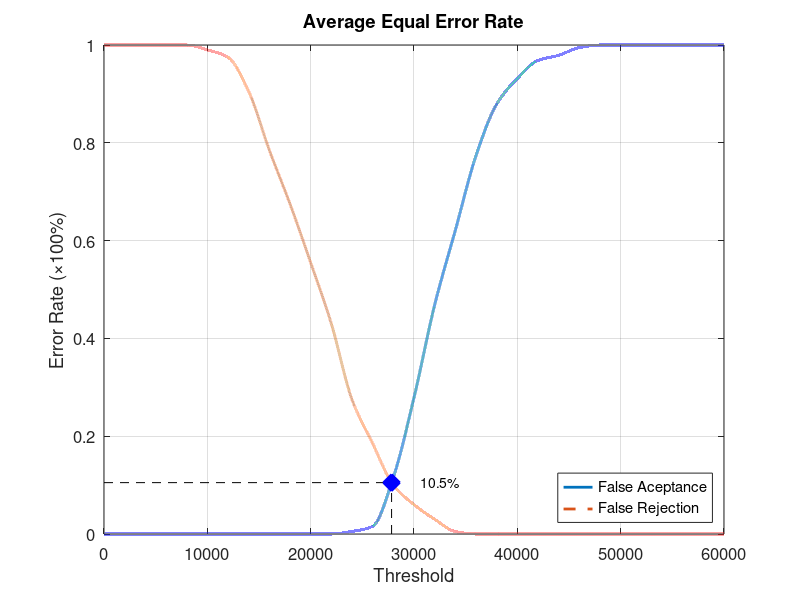
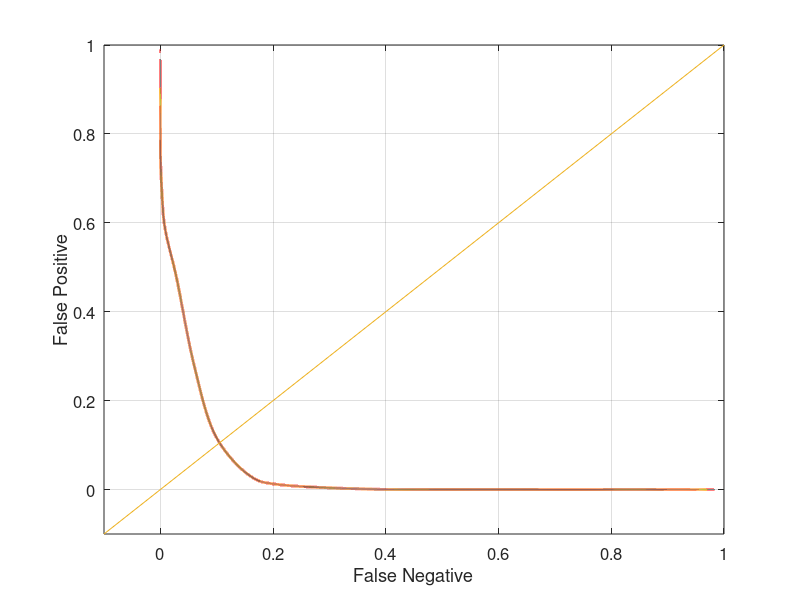

These figures' MATLAB source, in order:
function yEER = Database3_3
close all;
clear;
clc;
x = 0:2000:60000;
xq = 0:0.5:60000;

y0 = [0 0 0 0 0 0 0 0 0 0 0 0 0.00526316 0.0157895 0.115789 0.278947 0.468421 0.621053 0.773684 0.878947 0.931579 0.968421 0.978947 0.994737 1 1 1 1 1 1 1];
yy0 = interp1(x, y0, xq, 'pchip');
y1 = [1 1 1 1 1 0.99 0.975 0.905 0.785 0.675 0.555 0.43 0.275 0.185 0.1 0.06 0.03 0.005 0 0 0 0 0 0 0 0 0 0 0 0 0];
yy1 = interp1(x, y1, xq, 'pchip');

% Calculating EER: 
y2 = abs(y0 - y1);
find(y2 == min(y2))
yy2 = abs(yy0 - yy1);
xEER = find(yy2 == min(yy2));
xEERIndex = xq(xEER) % X-axis EER
yEER = yy0(xEER) % Y-axis EER

main = figure
plot(xq, yy0,'-','LineWidth', 2);	hold on
plot(xq, yy1,'--','LineWidth', 2);	hold on
plot([xEERIndex xEERIndex], [0 yEER], 'k--');	hold on
plot([0 xEERIndex], [yEER yEER], 'k--');	hold on
plot(xEERIndex, yEER, 'bx', 'LineWidth', 10);	hold on
text(xEERIndex + 10 * xEERIndex / 100, yEER, [num2str(round((10000 * yEER)) / 100) '%'])
legend('False Aceptance', 'False Rejection', 'Location', 'SouthEast')
xlabel('Threshold')
ylabel('Error Rate (\times100%)')
title('Average Equal Error Rate')
set(gca, 'FontSize', 12)
axis([0 60000 0 1])
grid on

print(main, 'Database3_3Main', '-dpng');
FNRxFPR = figure('Color', [1 1 1]);
plot(yy1, yy0, '-', yy1, yy0, 'LineWidth', 2);
hold on
y = -0.1:0.1:1
plot(y, y); 
set(gca, 'FontSize', 12)
xlabel('False Negative')
ylabel('False Positive')
axis([-0.1 1 -0.1 1])
set(gca, 'FontSize', 12)
grid on

print(FNRxFPR, 'Database3_3FNRxFPR','-dpng');
end
